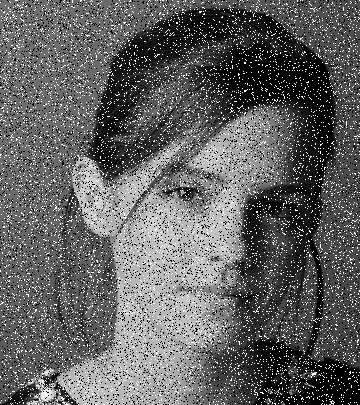
#> input picture emma.jpeg, 360 x 405 px
$ python assignmentQ8.py   (older library calls are emulated)
#> lines starting #> are read from the running program, lines starting #| are printed output that depends on the picture
import cv2
import numpy as np
import matplotlib.pyplot as plt

# Load image
img = cv2.imread('emma.jpeg')  # change if needed
#> img is the input picture: shape (405, 360, 3); min 0, max 255, mean 97.6

if img is None:
    print("Error: Image not found!")
    exit()

# Convert to grayscale
gray = cv2.cvtColor(img, cv2.COLOR_BGR2GRAY)

# Convert to float (important for negative values)
gray_float = np.float32(gray)

# Apply Laplacian
laplacian = cv2.Laplacian(gray_float, cv2.CV_32F)
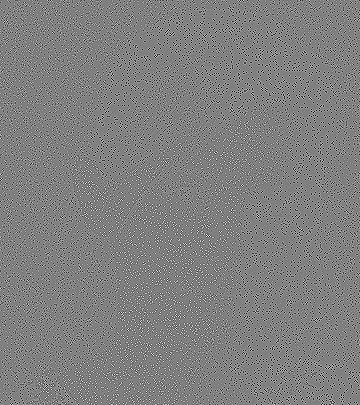
#> laplacian: shape (405, 360) float32; min -1020, max 1013, mean 0; drawn with min black and max white

# Sharpen image
alpha = 1.0
sharpened = gray_float - alpha * laplacian
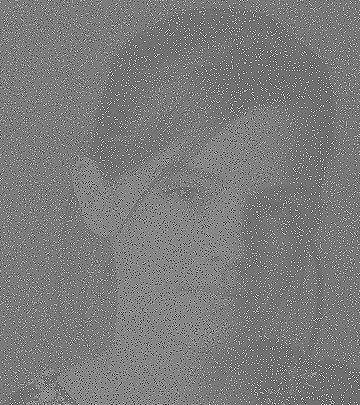
#> sharpened: shape (405, 360) float32; min -1013, max 1275, mean 97.6; drawn with min black and max white

# Normalize to 0–255
sharpened = np.clip(sharpened, 0, 255)
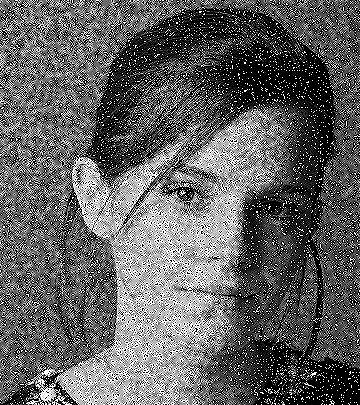
#> sharpened: shape (405, 360) float32; min 0, max 255, mean 99.3
sharpened = np.uint8(sharpened)

# Display
plt.figure(figsize=(10,6))

plt.subplot(1,3,1)
plt.title("Original")
plt.imshow(gray, cmap='gray')
plt.axis('off')

plt.subplot(1,3,2)
plt.title("Laplacian")
plt.imshow(laplacian, cmap='gray')
plt.axis('off')

plt.subplot(1,3,3)
plt.title("Sharpened")
plt.imshow(sharpened, cmap='gray')
plt.axis('off')

plt.tight_layout()
plt.show()
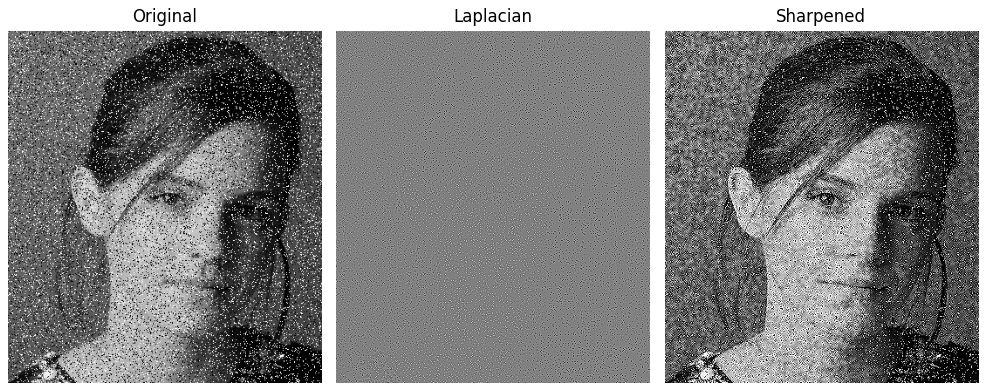
#> figure drawn by matplotlib, 3 panels

$ run again, with Image for gamma correction.webp saved as emma.jpeg
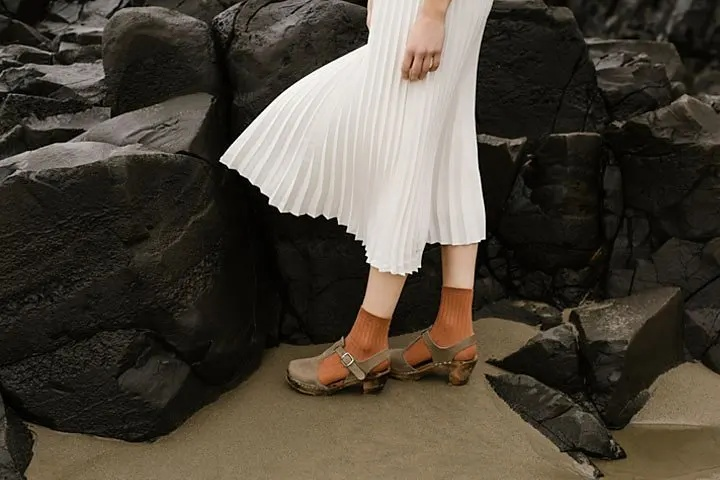
#> input picture Image for gamma correction.webp, 720 x 480 px
#> img is the input picture: shape (480, 720, 3); mean B, G, R 58, 68.8, 75.6
#> `laplacian = cv2.Laplacian(gray_float, cv2.CV_32F)`:
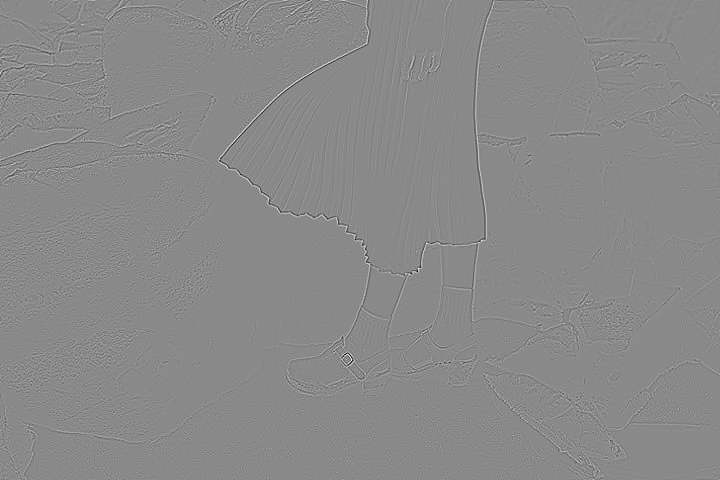
#> laplacian: shape (480, 720) float32; min -415, max 352, mean 0; drawn with min black and max white
#> `sharpened = np.clip(sharpened, 0, 255)`:
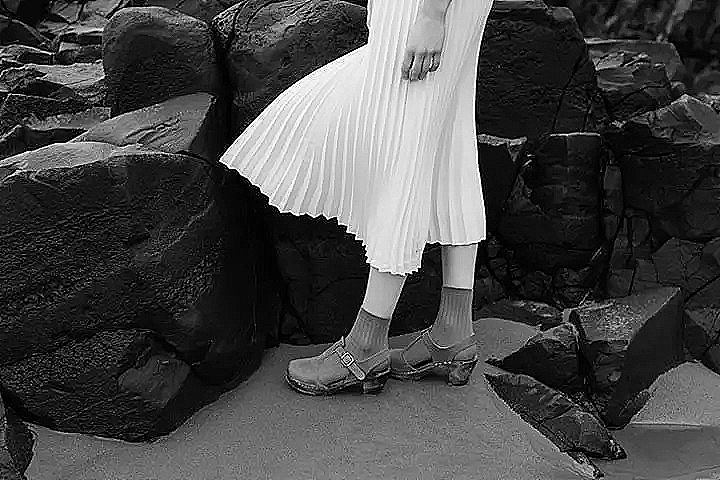
#> sharpened: shape (480, 720) float32; min 0, max 255, mean 70.7
